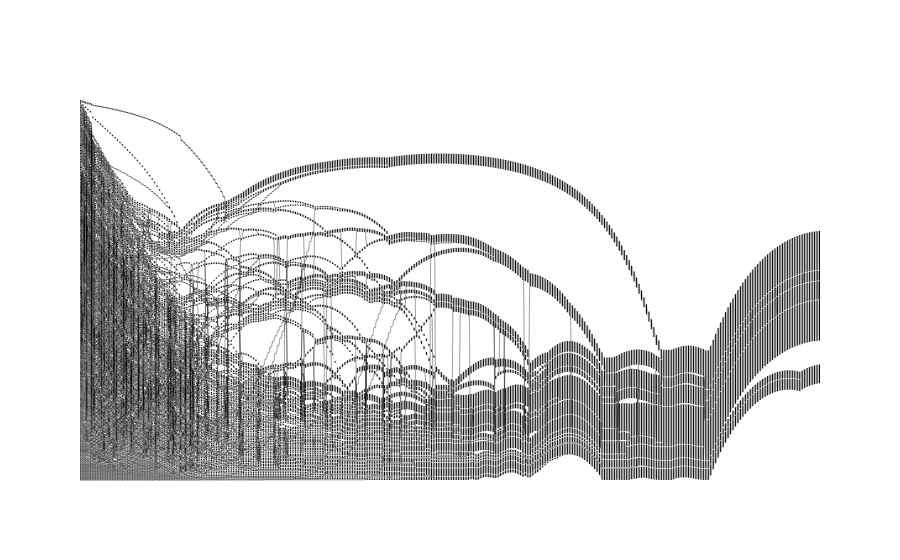

Notebook code cell kept with this figure:
### Code cell
plot_sankey(all_results,optimal_scales=False)

### Figure 1 — Plotly figure (JSON) as saved in the notebook; plotly's stock layout.template omitted (floating-point values rounded to 4 significant figures; data arrays with more than 128 entries replaced by an {"elided": "..."} marker saying what was removed)
{"data": [{"link": {"source": {"elided": "21678 int values"}, "target": {"elided": "21678 int values"}, "value": {"elided": "21678 int values"}}, "node": {"line": {"color": "black", "width": 0}, "pad": 1, "thickness": 1}, "type": "sankey"}], "layout": {"autosize": true}}
